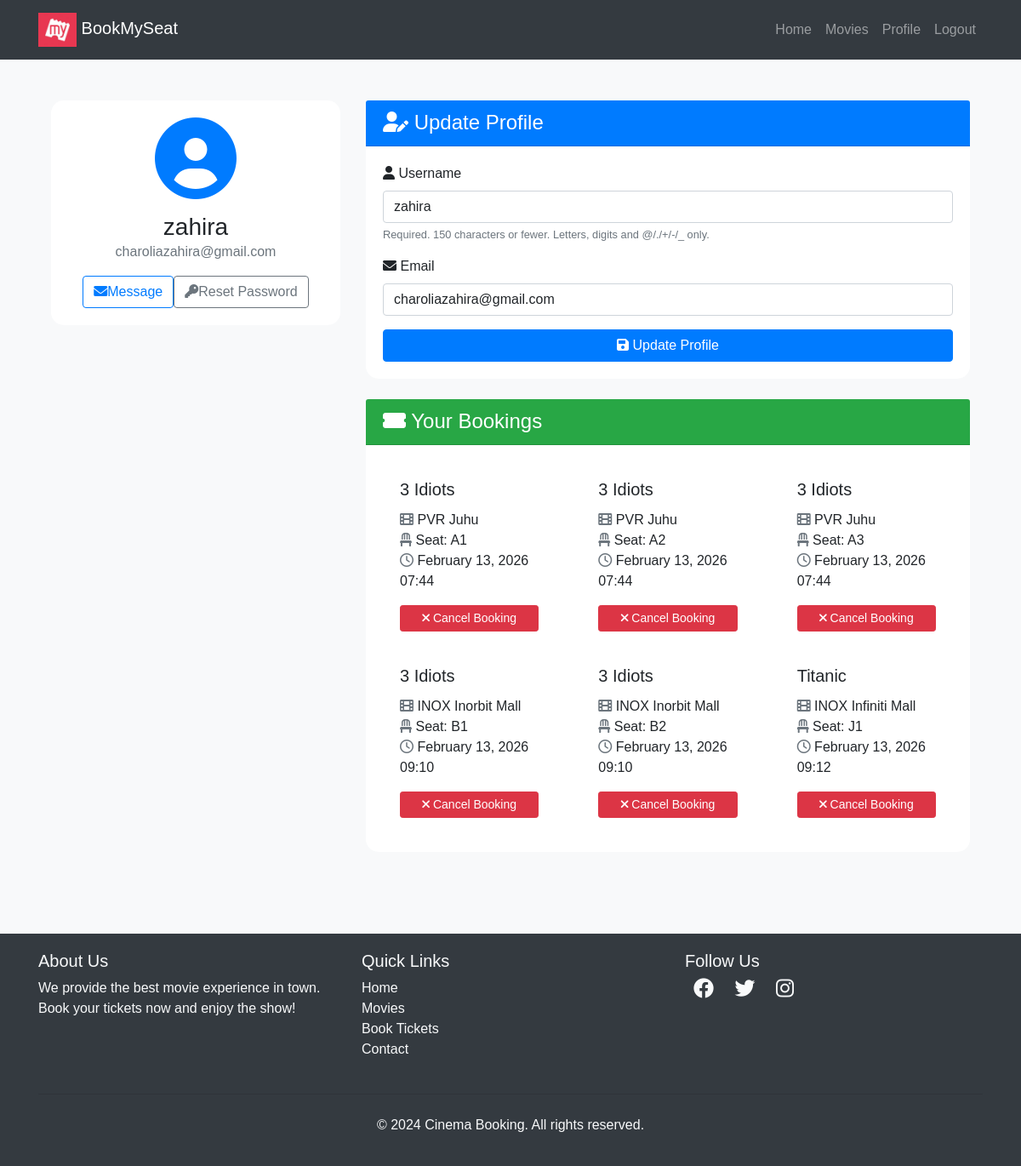
Page /users/profile/ (signed in) on the earlier database version.
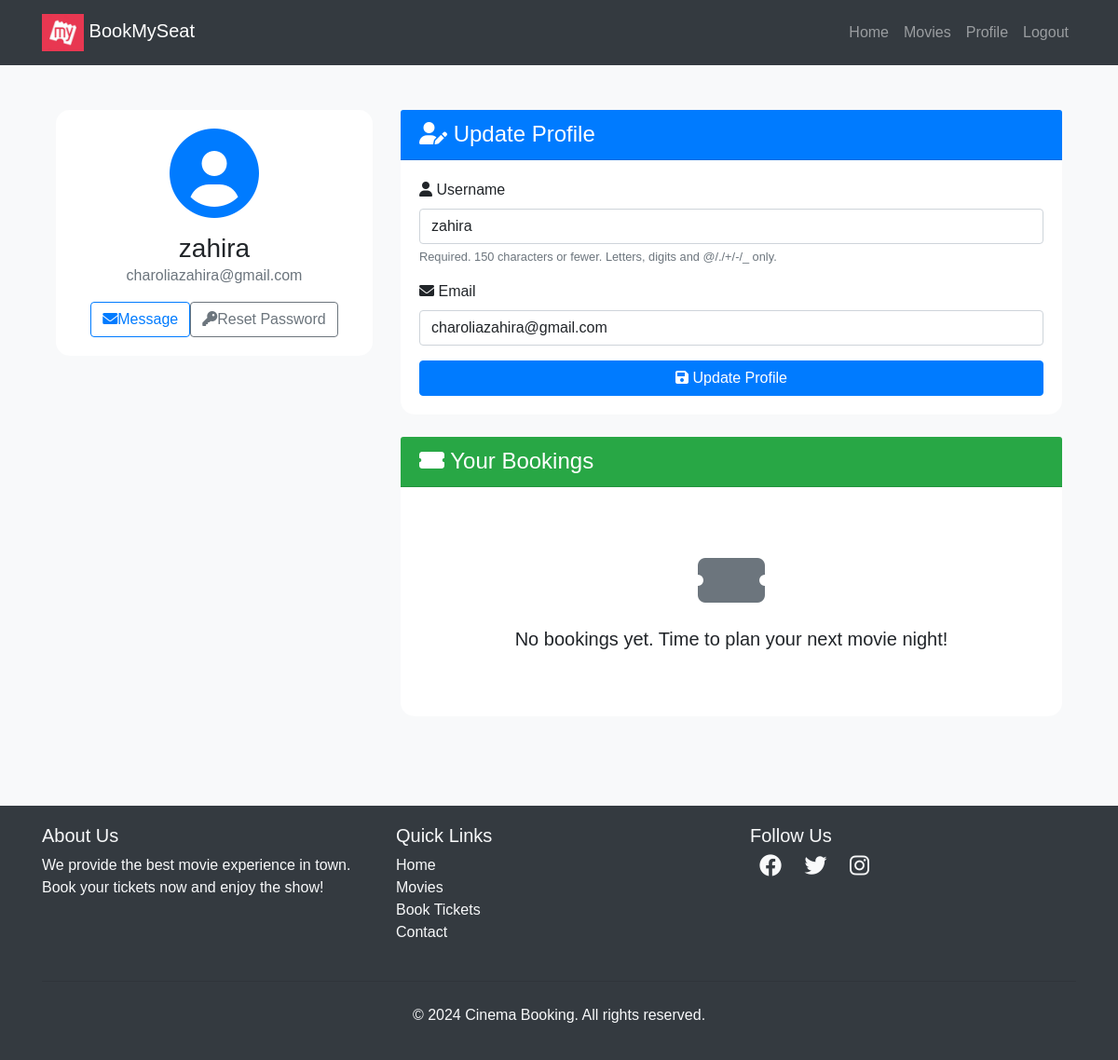
Same page on the later database version.
### movies/models.py (models this page shows, shortened)
class Booking(models.Model):
    user=models.ForeignKey(User,on_delete=models.CASCADE)
    seat=models.OneToOneField(Seat,on_delete=models.CASCADE)
    movie=models.ForeignKey(Movie,on_delete=models.CASCADE)
    theater=models.ForeignKey(Theater,on_delete=models.CASCADE)
    booked_at = models.DateTimeField(auto_now_add=True)
    price = models.DecimalField(max_digits=8, decimal_places=2, default=0)

class Movie(models.Model):
    GENRE_CHOICES = [
        ('Action', 'Action'),
        ('Comedy', 'Comedy'),
        ('Drama', 'Drama'),
        ('Horror', 'Horror'),
    ]
    LANGUAGE_CHOICES = [
        ('Hindi', 'Hindi'),
        ('English', 'English'),
        ('Tamil', 'Tamil'),
        ('Telugu', 'Telugu'),
    ]
    name = models.CharField(max_length=255)
    image = models.ImageField(upload_to="movies/")
    rating = models.DecimalField(max_digits=3, decimal_places=1)
    cast = models.TextField()
    description = models.TextField(blank=True, null=True)
    genre = models.CharField(max_length=50, choices=GENRE_CHOICES)
    language = models.CharField(max_length=50, choices=LANGUAGE_CHOICES)
    trailer_url = models.URLField(blank=True, null=True)

class Theater(models.Model):
    name = models.CharField(max_length=255)
    movie = models.ForeignKey(Movie,on_delete=models.CASCADE,related_name='theaters')
    time= models.DateTimeField()

class Seat(models.Model):
    theater = models.ForeignKey(Theater,on_delete=models.CASCADE,related_name='seats')
    seat_number = models.CharField(max_length=10)
    is_booked=models.BooleanField(default=False)
    is_reserved = models.BooleanField(default=False)
    reserved_by = models.ForeignKey(
        User, null=True, blank=True, on_delete=models.SET_NULL
    )
    reserved_at = models.DateTimeField(null=True, blank=True)

### users/views.py (the view)
# urls.py: path('profile/', profile, name='profile'),
@login_required
def profile(request):
    bookings= Booking.objects.filter(user=request.user)
    if request.method == 'POST':
        u_form = UserUpdateForm(request.POST, instance=request.user)
        if u_form.is_valid():
            u_form.save()
            return redirect('profile')
    else:
        u_form = UserUpdateForm(instance=request.user)
    return render(request, 'users/profile.html', {'u_form': u_form,'bookings':bookings})

### users/forms.py
class UserUpdateForm(forms.ModelForm):
    email = forms.EmailField()
    class Meta:
        model = User
        fields = ['username', 'email']

### templates/users/profile.html (shortened to what this page needs)
{% extends "users/basic.html" %} {% block content %}
<div class="container py-5">
  <div class="row">
    <div class="col-lg-4 mb-4">
      <div class="card shadow">
        <div class="card-body text-center">
          <div class="mb-3">
            <i class="fas fa-user-circle fa-6x text-primary"></i>
          </div>
          <h3 class="card-title mb-0">{{ user.username }}</h3>
          <p class="text-muted mb-3">{{ user.email }}</p>
          <div class="d-flex justify-content-center">
            <a href="#" class="btn btn-outline-primary me-2"><i class="fas fa-envelope me-2"></i>Message</a>
            <a href="{% url 'password_reset' %}" class="btn btn-outline-secondary"><i class="fas fa-key me-2"></i>Reset Password</a>
          </div>
        </div>
      </div>
    </div>
    <div class="col-lg-8">
      <div class="card shadow mb-4">
        <div class="card-header bg-primary text-white">
          <h4 class="mb-0"><i class="fas fa-user-edit me-2"></i> Update Profile</h4>
        </div>
        <div class="card-body">
          <form method="POST">
            {% for field in u_form %}
              <div class="mb-3">
                <label for="{{ field.id_for_label }}" class="form-label">
                  <i class="fas fa-{% if field.name == 'username' %}user{% elif field.name == 'email' %}envelope{% else %}info-circle{% endif %} me-2"></i>
                  {{ field.label }}
                </label>
                {{ field }}
                {% if field.help_text %}
                  <small class="form-text text-muted">{{ field.help_text }}</small>
                {% endif %}
              </div>
            {% endfor %}
            <button class="btn btn-primary w-100" type="submit"><i class="fas fa-save me-2"></i> Update Profile</button>
          </form>
        </div>
      </div>
      <div class="card shadow">
        <div class="card-header bg-success text-white">
          <h4 class="mb-0"><i class="fas fa-ticket-alt me-2"> </i> Your Bookings</h4>
        </div>
        <div class="card-body">
          {% if bookings %}
            <div class="row row-cols-1 row-cols-md-2 g-4">
              {% for booking in bookings %}
                <div class="col">
                  <div class="card h-100 border-0 shadow-sm">
                    <div class="card-body">
                      <h5 class="card-title">{{ booking.movie.name }}</h5>
                      <p class="card-text">
                        <i class="fas fa-film me-2 text-muted"></i> {{ booking.theater.name }}<br>
                        <i class="fas fa-chair me-2 text-muted"></i> Seat: {{ booking.seat.seat_number }}<br>
                        <i class="far fa-clock me-2 text-muted"></i> {{ booking.booked_at|date:"F d, Y H:i" }}
                      </p>
                      <form method="POST" action="{% url 'cancel_booking' booking.id %}">
                        <button type="submit" class="btn btn-danger btn-sm w-100">
                          <i class="fas fa-times me-2"></i> Cancel Booking
                        </button>
                      </form>
                    </div>
                  </div>
                </div>
              {% endfor %}
            </div>
          {% else %}
            <div class="text-center py-5">
              <i class="fas fa-ticket-alt fa-4x text-muted mb-3"></i>
              <p class="lead mb-0">No bookings yet. Time to plan your next movie night!</p>
            </div>
          {% endif %}
        </div>
      </div>
    </div>
  </div>
</div>
<link rel="stylesheet" href="https://cdnjs.cloudflare.com/ajax/libs/font-awesome/6.0.0-beta3/css/all.min.css">
{% endblock %}

### templates/users/basic.html (shortened to what this page needs)
<!DOCTYPE html>
<html lang="en">
  <head>
    <link
      href="https://cdn.jsdelivr.net/npm/bootstrap-icons/font/bootstrap-icons.css"
      rel="stylesheet"
    />
    <link
      rel="stylesheet"
      href="https://maxcdn.bootstrapcdn.com/bootstrap/4.0.0/css/bootstrap.min.css"
    />
    <link
      rel="stylesheet"
      href="https://cdnjs.cloudflare.com/ajax/libs/font-awesome/5.15.3/css/all.min.css"
    />
  </head>
  <body>
    <nav class="navbar navbar-expand-lg navbar-dark bg-dark">
      <div class="container">
        <a class="navbar-brand" href="/"
          ><img
            alt="logo"
            height="40"
            width="45"
          />
          BookMySeat</a
        >
        <div class="collapse navbar-collapse" id="navbarNav">
          <ul class="navbar-nav ml-auto">
            {% if user.is_authenticated %}
            <li class="nav-item">
              <a class="nav-link" href="/">Home</a>
            </li>
            <li class="nav-item">
              <a class="nav-link" href="/movies">Movies</a>
            </li>
            <li class="nav-item">
              <a class="nav-link" href="{% url 'profile' %}">Profile</a>
            </li>
            <li class="nav-item">
              <form method="Post" action="{% url 'logout' %}">
                <button
                  type="submit"
                  class="nav-link"
                  style="border: none; background: none"
                >
                  Logout
                </button>
              </form>
            </li>
            {% endif %}
          </ul>
        </div>
      </div>
    </nav>
    <div class="container">{% block content %} {% endblock %}</div>
    <footer class="footer mt-5">
      <div class="container">
        <div class="row">
          <div class="col-md-4 mb-4 mb-md-0">
            <h5>About Us</h5>
            <p>
              We provide the best movie experience in town. Book your tickets
              now and enjoy the show!
            </p>
          </div>
          <div class="col-md-4 mb-4 mb-md-0">
            <h5>Quick Links</h5>
            <ul class="list-unstyled">
              <li><a href="#">Home</a></li>
              <li><a href="#">Movies</a></li>
              <li><a href="#">Book Tickets</a></li>
              <li><a href="#">Contact</a></li>
            </ul>
          </div>
          <div class="col-md-4">
            <h5>Follow Us</h5>
            <div class="social-icons">
              <a href="#"><i class="fab fa-facebook"></i></a>
              <a href="#"><i class="fab fa-twitter"></i></a>
              <a href="#"><i class="fab fa-instagram"></i></a>
            </div>
          </div>
        </div>
        <hr class="mt-4 mb-4" />
        <div class="text-center">
          <p>&copy; 2024 Cinema Booking. All rights reserved.</p>
        </div>
      </div>
    </footer>
  </body>
</html>

### templates/users/basic.html (style rules this page uses)
body { font-family: Arial, sans-serif; }
.navbar { background-color: #fff; padding: 10px 20px; }
.navbar-brand img { height: 40px; }
.navbar-nav .nav-link { color: #000; }
.footer { background-color: #343a40; color: #f8f9fa; padding: 20px 0; }
.footer a { color: #f8f9fa; text-decoration: none; }
.footer .social-icons i { font-size: 24px; margin: 0 10px; transition: color 0.3s; }

### templates/users/profile.html (style rules this page uses)
body { background-color: #f8f9fa; }
.card { border-radius: 15px; border: none; transition: transform 0.3s ease-in-out; }
.card-header { border-top-left-radius: 15px; border-top-right-radius: 15px; }
form input, form select, form textarea { display: block; width: 100%; padding: 0.375rem 0.75rem; font-size: 1rem; font-weight: 400; line-height: 1.5; color: #212529; background-color: #fff; background-clip: padding-box; border: 1px solid #ced4da; border-radius: 0.25rem; transition: border-color 0.15s ease-in-out, box-shadow 0.15s ease-in-out; }

Differences in the rows shown:
removed Booking: movie.name "3 Idiots", theater.name "PVR Juhu", seat.seat_number "A1", booked_at "February 13, 2026 07:44"
removed Booking: movie.name "3 Idiots", theater.name "PVR Juhu", seat.seat_number "A2", booked_at "February 13, 2026 07:44"
removed Booking: movie.name "3 Idiots", theater.name "PVR Juhu", seat.seat_number "A3", booked_at "February 13, 2026 07:44"
removed Booking: movie.name "3 Idiots", theater.name "INOX Inorbit Mall", seat.seat_number "B1", booked_at "February 13, 2026 09:10"
removed Booking: movie.name "3 Idiots", theater.name "INOX Inorbit Mall", seat.seat_number "B2", booked_at "February 13, 2026 09:10"
removed Booking: movie.name "Titanic", theater.name "INOX Infiniti Mall", seat.seat_number "J1", booked_at "February 13, 2026 09:12"
Other differences:
text now shown: "No bookings yet. Time to plan your next movie night!"
